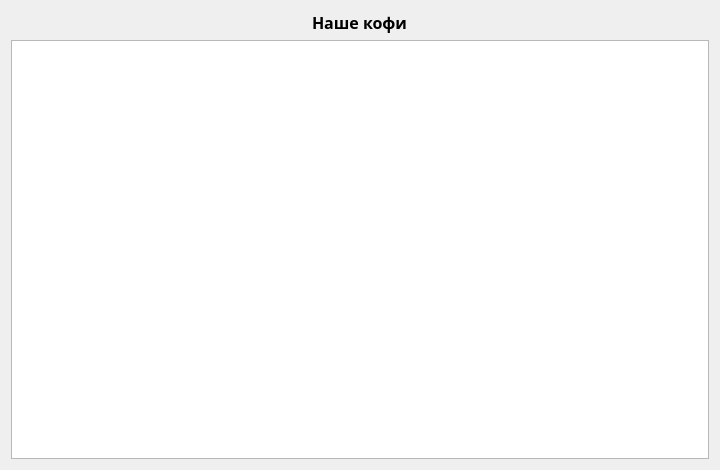
<?xml version="1.0" encoding="UTF-8"?>
<ui version="4.0">
 <class>Form</class>
 <widget class="QWidget" name="Form">
  <property name="geometry">
   <rect>
    <x>0</x>
    <y>0</y>
    <width>720</width>
    <height>470</height>
   </rect>
  </property>
  <property name="windowTitle">
   <string>Coffe</string>
  </property>
  <layout class="QGridLayout" name="gridLayout">
   <item row="0" column="0" alignment="Qt::AlignHCenter">
    <widget class="QLabel" name="label">
     <property name="sizePolicy">
      <sizepolicy hsizetype="Minimum" vsizetype="Preferred">
       <horstretch>0</horstretch>
       <verstretch>0</verstretch>
      </sizepolicy>
     </property>
     <property name="font">
      <font>
       <family>Onyx</family>
       <pointsize>12</pointsize>
       <weight>75</weight>
       <bold>true</bold>
      </font>
     </property>
     <property name="text">
      <string>Наше кофи</string>
     </property>
    </widget>
   </item>
   <item row="1" column="0">
    <widget class="QTableView" name="table"/>
   </item>
  </layout>
 </widget>
 <resources/>
 <connections/>
</ui>
